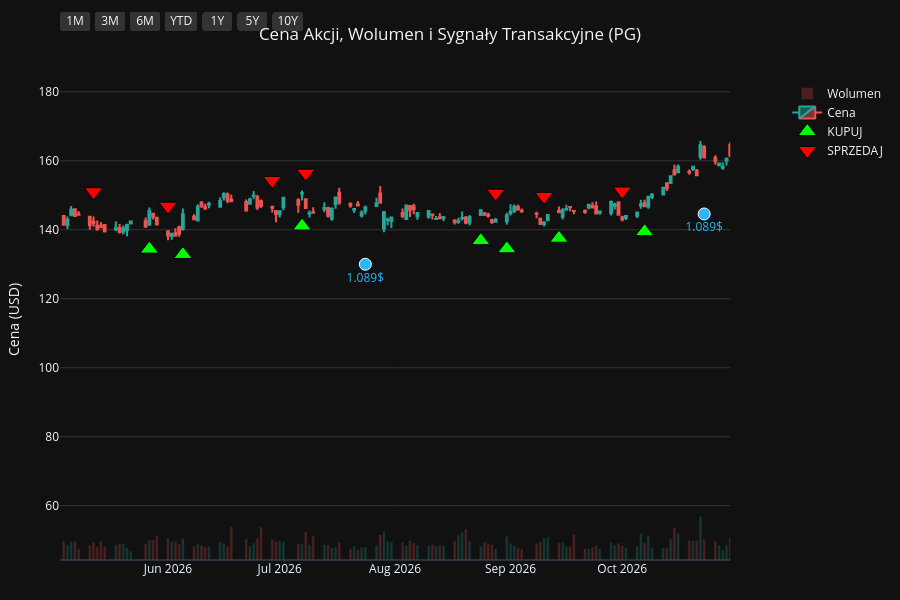
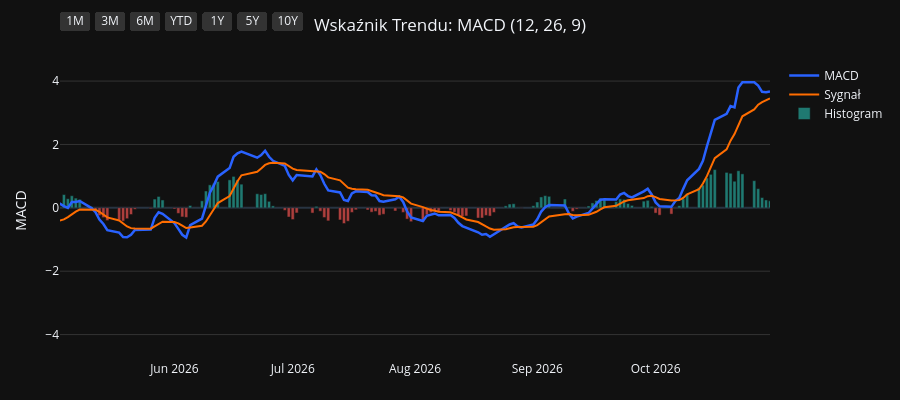
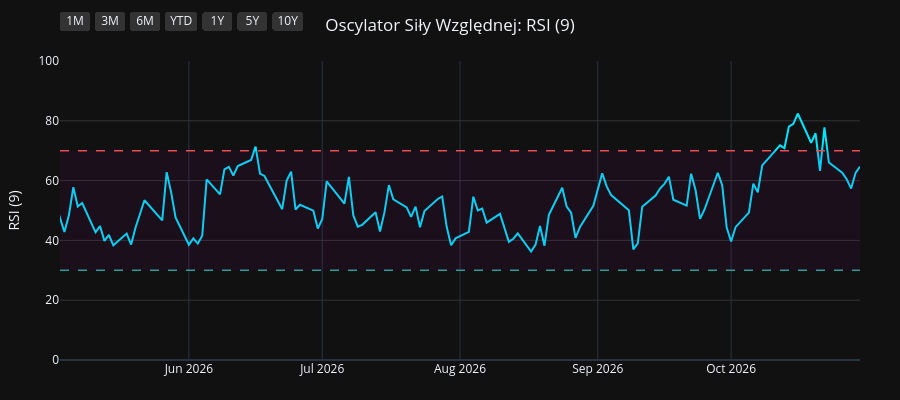
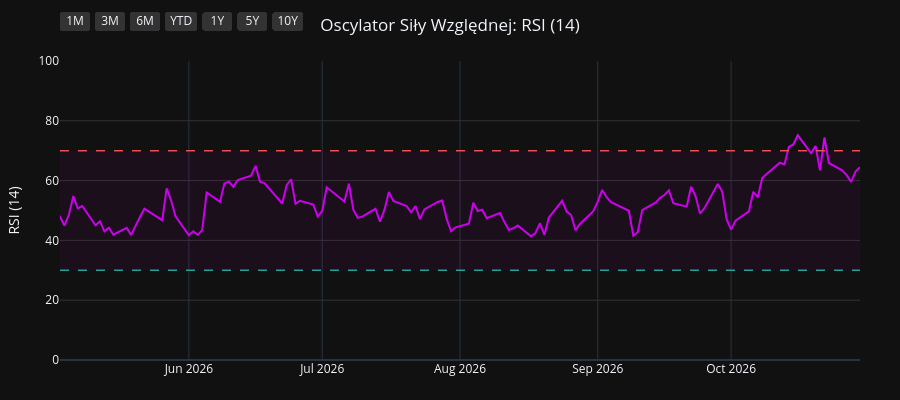

Notebook source saved alongside these figures, in order:
### Code cell
import os
import yfinance as yf
import pandas as pd
import pandas_ta as ta
import plotly.graph_objects as go
from plotly.subplots import make_subplots

# 1. Pobranie i przygotowanie danych
symbol = os.environ.get("STOCK_TICKER", "").strip().upper()
if not symbol:
    raise RuntimeError("Set STOCK_TICKER before running price_extractor.ipynb")
df = yf.Ticker(symbol).history(period="10y")
df.index = df.index.tz_localize(None)

# Wskaźniki i sygnały
df.ta.macd(fast=12, slow=26, signal=9, append=True)
df.ta.rsi(length=9, append=True)
df.ta.rsi(length=14, append=True)
df.ta.rsi(length=21, append=True)
df.dropna(inplace=True)

macd = df['MACD_12_26_9']
signal = df['MACDs_12_26_9']
wczorajszy_macd = macd.shift(1)
wczorajszy_signal = signal.shift(1)

df['Decyzja'] = 'BRAK'
df.loc[(macd > signal) & (wczorajszy_macd <= wczorajszy_signal), 'Decyzja'] = 'KUPUJ'
df.loc[(macd < signal) & (wczorajszy_macd >= wczorajszy_signal), 'Decyzja'] = 'SPRZEDAJ'

df_kupuj = df[df['Decyzja'] == 'KUPUJ']
df_sprzedaj = df[df['Decyzja'] == 'SPRZEDAJ']
df_dywidendy = df[df['Dividends'] > 0]
df_splity = df[df['Stock Splits'] > 0]

# Wspólna konfiguracja osi X
konfiguracja_osi_x = dict(
    type="date",
    showspikes=True, spikemode="across", spikesnap="cursor", spikedash="dot", spikecolor="#ffffff", spikethickness=1, hoverformat="%Y-%m-%d",
    rangeselector=dict(
        buttons=list([
            dict(count=1, label="1M", step="month", stepmode="backward"),
            dict(count=3, label="3M", step="month", stepmode="backward"),
            dict(count=6, label="6M", step="month", stepmode="backward"),
            dict(count=1, label="YTD", step="year", stepmode="todate"),
            dict(count=1, label="1Y", step="year", stepmode="backward"),
            dict(count=5, label="5Y", step="year", stepmode="backward"),
            dict(step="all", label="10Y")
        ]),
        bgcolor="#333333", activecolor="#2962ff", x=0, y=1.1
    )
)

# ==========================================
# WYKRES 1: CENA + WOLUMEN + SYGNAŁY
# ==========================================
fig1 = make_subplots(specs=[[{"secondary_y": True}]])

kolory_wolumenu = ['#26a69a' if row['Close'] >= row['Open'] else '#ef5350' for index, row in df.iterrows()]
fig1.add_trace(go.Bar(x=df.index, y=df['Volume'], marker_color=kolory_wolumenu, opacity=0.25, name='Wolumen'), secondary_y=True)
fig1.add_trace(go.Candlestick(x=df.index, open=df['Open'], high=df['High'], low=df['Low'], close=df['Close'], name='Cena', increasing_line_color='#26a69a', decreasing_line_color='#ef5350'), secondary_y=False)
fig1.add_trace(go.Scatter(x=df_kupuj.index, y=df_kupuj['Low'] * 0.95, customdata=df_kupuj[['Low', 'High']], mode='markers', marker=dict(symbol='triangle-up', size=16, color='#00ff00', line=dict(width=1, color='black')), name='KUPUJ', hovertemplate='KUPUJ<br>Najniższa: %{customdata[0]:.2f}<br>Najwyższa: %{customdata[1]:.2f}<extra></extra>'), secondary_y=False)
fig1.add_trace(go.Scatter(x=df_sprzedaj.index, y=df_sprzedaj['High'] * 1.05, customdata=df_sprzedaj[['Low', 'High']], mode='markers', marker=dict(symbol='triangle-down', size=16, color='#ff0000', line=dict(width=1, color='black')), name='SPRZEDAJ', hovertemplate='SPRZEDAJ<br>Najniższa: %{customdata[0]:.2f}<br>Najwyższa: %{customdata[1]:.2f}<extra></extra>'), secondary_y=False)

if not df_dywidendy.empty:
    fig1.add_trace(go.Scatter(x=df_dywidendy.index, y=df_dywidendy['Low'] * 0.90, mode='markers+text', marker=dict(symbol='circle', size=12, color='#29b6f6', line=dict(width=1, color='white')), text=df_dywidendy['Dividends'].apply(lambda x: f"{x}$"), textposition="bottom center", name='Dywidenda', showlegend=False, hovertemplate='Dywidenda: %{text}<extra></extra>', textfont=dict(color="#29b6f6")), secondary_y=False)
if not df_splity.empty:
                    fig1.add_trace(go.Scatter(x=df_splity.index, y=df_splity['High'], mode='markers+text', marker=dict(symbol='star', size=16, color='#ffee58', line=dict(width=1, color='black')), text=df_splity['Stock Splits'].apply(lambda x: f"{x:g}:1" if x >= 1 else f"1:{1 / x:g}"), textposition="top center", name='Split', hovertemplate='%{text}<extra></extra>', textfont=dict(color="#ffee58")), secondary_y=False)

fig1.update_layout(title=dict(text=f"Cena Akcji, Wolumen i Sygnały Transakcyjne ({symbol})", x=0.5, xanchor='center'), dragmode='pan', xaxis_rangeslider_visible=False, template='plotly_dark', height=600, hovermode='x unified', margin=dict(l=60, r=40, t=60, b=40))
fig1.update_xaxes(**konfiguracja_osi_x)
fig1.update_xaxes(range=[df.index.max() - pd.Timedelta(days=180), df.index.max()])
fig1.update_yaxes(title_text="Cena (USD)", secondary_y=False, gridcolor='#333333')
fig1.update_yaxes(range=[0, df['Volume'].max() * 4], showgrid=False, showticklabels=False, secondary_y=True)
fig1.show(config={'scrollZoom': True})

# ==========================================
# WYKRES 2: WSKAŹNIK MACD
# ==========================================
fig2 = go.Figure()
fig2.add_trace(go.Scatter(x=df.index, y=df['MACD_12_26_9'], line=dict(color='#2962ff', width=2.5), name='MACD'))
fig2.add_trace(go.Scatter(x=df.index, y=df['MACDs_12_26_9'], line=dict(color='#ff6d00', width=2), name='Sygnał'))
kolory_macd = ['#26a69a' if val >= 0 else '#ef5350' for val in df['MACDh_12_26_9']]
fig2.add_trace(go.Bar(x=df.index, y=df['MACDh_12_26_9'], marker_color=kolory_macd, name='Histogram', opacity=0.7))
fig2.update_layout(title=dict(text="Wskaźnik Trendu: MACD (12, 26, 9)", x=0.5, xanchor='center'), dragmode='pan', xaxis_rangeslider_visible=False, template='plotly_dark', height=400, hovermode='x unified', margin=dict(l=60, r=40, t=60, b=40))
fig2.update_xaxes(**konfiguracja_osi_x)
fig2.update_xaxes(range=[df.index.max() - pd.Timedelta(days=180), df.index.max()])
fig2.update_yaxes(title_text="MACD", gridcolor='#333333')
fig2.show(config={'scrollZoom': True})

# ==========================================
# WYKRES 3: OSCYLATOR RSI (9)
# ==========================================
fig3 = go.Figure()
fig3.add_trace(go.Scatter(x=df.index, y=df['RSI_9'], line=dict(color='#00e5ff', width=2), name='RSI (9)'))
fig3.add_hline(y=70, line_dash="dash", line_color="#ef5350", line_width=1.5)
fig3.add_hline(y=30, line_dash="dash", line_color="#26a69a", line_width=1.5)
fig3.add_hrect(y0=30, y1=70, line_width=0, fillcolor="purple", opacity=0.1)
fig3.update_layout(title=dict(text="Oscylator Siły Względnej: RSI (9)", x=0.5, xanchor='center'), dragmode='pan', xaxis_rangeslider_visible=False, template='plotly_dark', height=400, hovermode='x unified', margin=dict(l=60, r=40, t=60, b=40))
fig3.update_xaxes(**konfiguracja_osi_x)
fig3.update_xaxes(range=[df.index.max() - pd.Timedelta(days=180), df.index.max()])
fig3.update_yaxes(title_text="RSI (9)", range=[0, 100], gridcolor='#333333')
fig3.show(config={'scrollZoom': True})

# ==========================================
# WYKRES 4: OSCYLATOR RSI (14)
# ==========================================
fig4 = go.Figure()
fig4.add_trace(go.Scatter(x=df.index, y=df['RSI_14'], line=dict(color='#d500f9', width=2), name='RSI (14)'))
fig4.add_hline(y=70, line_dash="dash", line_color="#ef5350", line_width=1.5)
fig4.add_hline(y=30, line_dash="dash", line_color="#26a69a", line_width=1.5)
fig4.add_hrect(y0=30, y1=70, line_width=0, fillcolor="purple", opacity=0.1)
fig4.update_layout(title=dict(text="Oscylator Siły Względnej: RSI (14)", x=0.5, xanchor='center'), dragmode='pan', xaxis_rangeslider_visible=False, template='plotly_dark', height=400, hovermode='x unified', margin=dict(l=60, r=40, t=60, b=40))
fig4.update_xaxes(**konfiguracja_osi_x)
fig4.update_xaxes(range=[df.index.max() - pd.Timedelta(days=180), df.index.max()])
fig4.update_yaxes(title_text="RSI (14)", range=[0, 100], gridcolor='#333333')
fig4.show(config={'scrollZoom': True})

# ==========================================
# WYKRES 5: OSCYLATOR RSI (21)
# ==========================================
fig5 = go.Figure()
fig5.add_trace(go.Scatter(x=df.index, y=df['RSI_21'], line=dict(color='#64dd17', width=2), name='RSI (21)'))
fig5.add_hline(y=70, line_dash="dash", line_color="#ef5350", line_width=1.5)
fig5.add_hline(y=30, line_dash="dash", line_color="#26a69a", line_width=1.5)
fig5.add_hrect(y0=30, y1=70, line_width=0, fillcolor="purple", opacity=0.1)
fig5.update_layout(title=dict(text="Oscylator Siły Względnej: RSI (21)", x=0.5, xanchor='center'), dragmode='pan', xaxis_rangeslider_visible=False, template='plotly_dark', height=400, hovermode='x unified', margin=dict(l=60, r=40, t=60, b=40))
fig5.update_xaxes(**konfiguracja_osi_x)
fig5.update_xaxes(range=[df.index.max() - pd.Timedelta(days=180), df.index.max()])
fig5.update_yaxes(title_text="RSI (21)", range=[0, 100], gridcolor='#333333')
fig5.show(config={'scrollZoom': True})

### Figure 1 — Plotly figure (JSON) as saved in the notebook; plotly's stock layout.template omitted (floating-point values rounded to 4 significant figures; data arrays with more than 128 entries replaced by an {"elided": "..."} marker saying what was removed)
{"data": [{"marker": {"color": {"elided": "2481 str values"}}, "name": "Wolumen", "opacity": 0.25, "type": "bar", "x": {"elided": "2481 str values"}, "xaxis": "x", "y": {"elided": "2481 int values"}, "yaxis": "y2"}, {"close": {"elided": "2481 float values"}, "decreasing": {"line": {"color": "#ef5350"}}, "high": {"elided": "2481 float values"}, "increasing": {"line": {"color": "#26a69a"}}, "low": {"elided": "2481 float values"}, "name": "Cena", "open": {"elided": "2481 float values"}, "type": "candlestick", "x": {"elided": "2481 str values"}, "xaxis": "x", "yaxis": "y"}, {"customdata": {"elided": "103x2 float values"}, "hovertemplate": "KUPUJ<br>Najniższa: %{customdata[0]:.2f}<br>Najwyższa: %{customdata[1]:.2f}<extra></extra>", "marker": {"color": "#00ff00", "line": {"color": "black", "width": 1}, "size": 16, "symbol": "triangle-up"}, "mode": "markers", "name": "KUPUJ", "type": "scatter", "x": ["2017-01-17T00:00:00", "2017-02-15T00:00:00", "2017-04-18T00:00:00", "2017-04-25T00:00:00", "2017-05-19T00:00:00", "2017-07-18T00:00:00", "2017-09-20T00:00:00", "2017-10-13T00:00:00", "2017-11-08T00:00:00", "2018-01-22T00:00:00", "2018-02-20T00:00:00", "2018-02-22T00:00:00", "2018-03-02T00:00:00", "2018-03-28T00:00:00", "2018-05-09T00:00:00", "2018-07-27T00:00:00", "2018-08-16T00:00:00", "2018-09-19T00:00:00", "2018-10-19T00:00:00", "2018-12-14T00:00:00", "2019-01-18T00:00:00", "2019-01-23T00:00:00", "2019-03-14T00:00:00", "2019-04-08T00:00:00", "2019-04-15T00:00:00", "2019-05-16T00:00:00", "2019-06-07T00:00:00", "2019-07-03T00:00:00", "2019-07-30T00:00:00", "2019-08-16T00:00:00", "2019-08-27T00:00:00", "2019-09-26T00:00:00", "2019-10-23T00:00:00", "2019-11-19T00:00:00", "2019-11-26T00:00:00", "2020-01-15T00:00:00", "2020-02-05T00:00:00", "2020-02-21T00:00:00", "2020-03-30T00:00:00", "2020-05-28T00:00:00", "2020-07-01T00:00:00", "2020-08-25T00:00:00", "2020-10-06T00:00:00", "2020-11-06T00:00:00", "2020-11-12T00:00:00", "2020-12-17T00:00:00", "2021-02-10T00:00:00", "2021-03-08T00:00:00", "2021-05-10T00:00:00", "2021-06-28T00:00:00", "2021-08-13T00:00:00", "2021-09-14T00:00:00", "2021-10-11T00:00:00", "2021-10-26T00:00:00", "2021-12-06T00:00:00", "2022-02-03T00:00:00", "2022-03-18T00:00:00", "2022-06-02T00:00:00", "2022-06-23T00:00:00", "2022-07-25T00:00:00", "2022-08-03T00:00:00", "2022-10-17T00:00:00", "2023-02-17T00:00:00", "2023-04-21T00:00:00", "2023-06-13T00:00:00", "2023-07-20T00:00:00", "2023-09-18T00:00:00", "2023-10-16T00:00:00", "2023-11-30T00:00:00", "2023-12-28T00:00:00", "2024-02-23T00:00:00", "2024-04-19T00:00:00", "2024-06-10T00:00:00", "2024-06-18T00:00:00", "2024-07-17T00:00:00", "2024-08-05T00:00:00", "2024-08-20T00:00:00", "2024-08-30T00:00:00", "2024-10-15T00:00:00", "2024-11-13T00:00:00", "2025-01-22T00:00:00", "2025-02-21T00:00:00", "2025-04-01T00:00:00", "2025-04-14T00:00:00", "2025-05-15T00:00:00", "2025-07-02T00:00:00", "2025-07-22T00:00:00", "2025-08-11T00:00:00", "2025-09-17T00:00:00", "2025-10-20T00:00:00", "2025-11-13T00:00:00", "2025-11-18T00:00:00", "2025-12-16T00:00:00", "2026-01-12T00:00:00", "2026-02-23T00:00:00", "2026-04-08T00:00:00", "2026-05-27T00:00:00", "2026-06-05T00:00:00", "2026-07-07T00:00:00", "2026-08-24T00:00:00", "2026-08-31T00:00:00", "2026-09-14T00:00:00", "2026-10-07T00:00:00"], "xaxis": "x", "y": [60.75, 65.56, 65.95, 65.81, 63.02, 64.34, 69.56, 68.64, 64.83, 68.32, 61.02, 60.34, 59.02, 58.67, 54.49, 60.91, 63.09, 64.21, 65.62, 74.25, 70.95, 72.97, 78.5, 80.67, 81.67, 83.66, 84.56, 87.78, 93.85, 92.9, 94.62, 97.58, 96.86, 96.3, 95.73, 99.38, 100.3, 100.8, 88.13, 92.5, 95.72, 111.6, 112.5, 116.0, 114.9, 112.4, 104.9, 102.7, 111.9, 111.1, 118.4, 120.3, 117.7, 118.0, 125.4, 135.7, 124.5, 120.4, 117.3, 121.1, 119.8, 107.0, 117.6, 133.9, 125.0, 129.2, 133.9, 126.9, 131.7, 127.3, 141.4, 136.5, 147.6, 148.4, 148.7, 149.0, 150.3, 151.7, 154.5, 149.0, 147.9, 150.1, 153.0, 150.0, 144.5, 145.6, 142.0, 140.6, 145.2, 138.7, 136.3, 134.3, 133.5, 130.8, 149.0, 131.9, 134.4, 132.8, 141.1, 136.8, 134.5, 137.6, 139.4], "yaxis": "y"}, {"customdata": {"elided": "103x2 float values"}, "hovertemplate": "SPRZEDAJ<br>Najniższa: %{customdata[0]:.2f}<br>Najwyższa: %{customdata[1]:.2f}<extra></extra>", "marker": {"color": "#ff0000", "line": {"color": "black", "width": 1}, "size": 16, "symbol": "triangle-down"}, "mode": "markers", "name": "SPRZEDAJ", "type": "scatter", "x": ["2017-01-10T00:00:00", "2017-02-14T00:00:00", "2017-03-02T00:00:00", "2017-04-21T00:00:00", "2017-04-26T00:00:00", "2017-06-27T00:00:00", "2017-08-23T00:00:00", "2017-09-21T00:00:00", "2017-10-20T00:00:00", "2018-01-02T00:00:00", "2018-01-23T00:00:00", "2018-02-21T00:00:00", "2018-03-01T00:00:00", "2018-03-22T00:00:00", "2018-04-19T00:00:00", "2018-07-19T00:00:00", "2018-08-10T00:00:00", "2018-08-23T00:00:00", "2018-09-25T00:00:00", "2018-11-20T00:00:00", "2018-12-17T00:00:00", "2019-01-22T00:00:00", "2019-02-25T00:00:00", "2019-04-04T00:00:00", "2019-04-10T00:00:00", "2019-04-23T00:00:00", "2019-05-22T00:00:00", "2019-06-27T00:00:00", "2019-07-23T00:00:00", "2019-08-05T00:00:00", "2019-08-23T00:00:00", "2019-09-10T00:00:00", "2019-10-02T00:00:00", "2019-11-05T00:00:00", "2019-11-22T00:00:00", "2019-12-23T00:00:00", "2020-01-31T00:00:00", "2020-02-11T00:00:00", "2020-02-24T00:00:00", "2020-04-29T00:00:00", "2020-06-24T00:00:00", "2020-08-19T00:00:00", "2020-08-26T00:00:00", "2020-10-22T00:00:00", "2020-11-09T00:00:00", "2020-11-18T00:00:00", "2021-01-13T00:00:00", "2021-02-26T00:00:00", "2021-04-14T00:00:00", "2021-05-27T00:00:00", "2021-08-11T00:00:00", "2021-08-23T00:00:00", "2021-09-16T00:00:00", "2021-10-21T00:00:00", "2021-11-30T00:00:00", "2022-01-06T00:00:00", "2022-02-07T00:00:00", "2022-05-02T00:00:00", "2022-06-09T00:00:00", "2022-07-20T00:00:00", "2022-07-29T00:00:00", "2022-08-24T00:00:00", "2022-12-15T00:00:00", "2023-04-18T00:00:00", "2023-05-04T00:00:00", "2023-07-11T00:00:00", "2023-08-14T00:00:00", "2023-09-20T00:00:00", "2023-11-20T00:00:00", "2023-12-05T00:00:00", "2024-02-12T00:00:00", "2024-02-26T00:00:00", "2024-05-23T00:00:00", "2024-06-12T00:00:00", "2024-06-25T00:00:00", "2024-07-30T00:00:00", "2024-08-15T00:00:00", "2024-08-28T00:00:00", "2024-09-18T00:00:00", "2024-10-23T00:00:00", "2024-12-09T00:00:00", "2025-02-18T00:00:00", "2025-03-12T00:00:00", "2025-04-04T00:00:00", "2025-04-24T00:00:00", "2025-06-06T00:00:00", "2025-07-09T00:00:00", "2025-07-31T00:00:00", "2025-09-15T00:00:00", "2025-09-18T00:00:00", "2025-11-04T00:00:00", "2025-11-17T00:00:00", "2025-12-04T00:00:00", "2026-01-05T00:00:00", "2026-02-19T00:00:00", "2026-03-03T00:00:00", "2026-05-12T00:00:00", "2026-06-01T00:00:00", "2026-06-29T00:00:00", "2026-07-08T00:00:00", "2026-08-28T00:00:00", "2026-09-10T00:00:00", "2026-10-01T00:00:00"], "xaxis": "x", "y": [67.59, 71.18, 73.9, 72.59, 73.17, 72.65, 75.93, 77.44, 74.27, 75.89, 75.04, 68.05, 65.95, 64.49, 63.57, 67.09, 69.26, 70.82, 71.51, 80.16, 82.47, 79.03, 86.53, 89.3, 90.45, 90.32, 92.87, 95.66, 101.3, 101.5, 104.9, 105.8, 108.0, 105.1, 106.0, 110.6, 112.2, 111.6, 111.9, 105.0, 105.0, 122.1, 124.8, 128.5, 132.3, 127.9, 124.3, 115.0, 123.0, 126.1, 131.4, 133.3, 133.2, 130.3, 137.1, 152.5, 150.6, 151.2, 137.1, 134.6, 133.8, 138.3, 143.8, 144.3, 150.0, 142.8, 151.8, 149.2, 146.5, 148.0, 153.8, 157.3, 165.2, 164.7, 165.9, 160.5, 167.7, 169.2, 173.8, 169.2, 172.7, 165.8, 171.9, 173.6, 162.0, 166.3, 159.2, 154.0, 160.6, 161.1, 152.5, 151.0, 150.4, 144.2, 164.4, 166.7, 151.0, 146.8, 154.3, 156.4, 150.6, 149.7, 151.2], "yaxis": "y"}, {"hovertemplate": "Dywidenda: %{text}<extra></extra>", "marker": {"color": "#29b6f6", "line": {"color": "white", "width": 1}, "size": 12, "symbol": "circle"}, "mode": "markers+text", "name": "Dywidenda", "showlegend": false, "text": ["0.67$", "0.69$", "0.69$", "0.69$", "0.69$", "0.717$", "0.717$", "0.717$", "0.717$", "0.746$", "0.746$", "0.746$", "0.746$", "0.791$", "0.791$", "0.791$", "0.791$", "0.87$", "0.87$", "0.87$", "0.87$", "0.913$", "0.913$", "0.913$", "0.913$", "0.941$", "0.941$", "0.941$", "0.941$", "1.007$", "1.007$", "1.007$", "1.007$", "1.057$", "1.057$", "1.057$", "1.057$", "1.089$", "1.089$", "1.089$"], "textfont": {"color": "#29b6f6"}, "textposition": "bottom center", "type": "scatter", "x": ["2017-01-18T00:00:00", "2017-04-19T00:00:00", "2017-07-19T00:00:00", "2017-10-19T00:00:00", "2018-01-18T00:00:00", "2018-04-19T00:00:00", "2018-07-19T00:00:00", "2018-10-18T00:00:00", "2019-01-17T00:00:00", "2019-04-17T00:00:00", "2019-07-18T00:00:00", "2019-10-17T00:00:00", "2020-01-23T00:00:00", "2020-04-23T00:00:00", "2020-07-23T00:00:00", "2020-10-22T00:00:00", "2021-01-21T00:00:00", "2021-04-22T00:00:00", "2021-07-22T00:00:00", "2021-10-21T00:00:00", "2022-01-20T00:00:00", "2022-04-21T00:00:00", "2022-07-21T00:00:00", "2022-10-20T00:00:00", "2023-01-19T00:00:00", "2023-04-20T00:00:00", "2023-07-20T00:00:00", "2023-10-19T00:00:00", "2024-01-18T00:00:00", "2024-04-18T00:00:00", "2024-07-19T00:00:00", "2024-10-18T00:00:00", "2025-01-24T00:00:00", "2025-04-21T00:00:00", "2025-07-18T00:00:00", "2025-10-24T00:00:00", "2026-01-23T00:00:00", "2026-04-24T00:00:00", "2026-07-24T00:00:00", "2026-10-23T00:00:00"], "xaxis": "x", "y": [58.5, 62.37, 61.53, 64.49, 63.94, 53.4, 56.56, 58.6, 66.71, 78.33, 85.91, 87.78, 93.68, 90.04, 96.4, 108.9, 101.3, 104.8, 107.5, 110.1, 127.4, 129.9, 111.9, 102.7, 116.1, 123.5, 122.4, 122.4, 122.9, 131.3, 141.6, 143.5, 139.9, 141.7, 133.4, 132.5, 131.9, 131.0, 130.0, 144.6], "yaxis": "y"}], "layout": {"dragmode": "pan", "height": 600, "hovermode": "x unified", "margin": {"b": 40, "l": 60, "r": 40, "t": 60}, "title": {"text": "Cena Akcji, Wolumen i Sygnały Transakcyjne (PG)", "x": 0.5, "xanchor": "center"}, "xaxis": {"anchor": "y", "domain": [0.0, 0.94], "hoverformat": "%Y-%m-%d", "range": ["2026-05-03T00:00:00", "2026-10-30T00:00:00"], "rangeselector": {"activecolor": "#2962ff", "bgcolor": "#333333", "buttons": [{"count": 1, "label": "1M", "step": "month", "stepmode": "backward"}, {"count": 3, "label": "3M", "step": "month", "stepmode": "backward"}, {"count": 6, "label": "6M", "step": "month", "stepmode": "backward"}, {"count": 1, "label": "YTD", "step": "year", "stepmode": "todate"}, {"count": 1, "label": "1Y", "step": "year", "stepmode": "backward"}, {"count": 5, "label": "5Y", "step": "year", "stepmode": "backward"}, {"label": "10Y", "step": "all"}], "x": 0, "y": 1.1}, "rangeslider": {"visible": false}, "showspikes": true, "spikecolor": "#ffffff", "spikedash": "dot", "spikemode": "across", "spikesnap": "cursor", "spikethickness": 1, "type": "date"}, "yaxis": {"anchor": "x", "domain": [0.0, 1.0], "gridcolor": "#333333", "title": {"text": "Cena (USD)"}}, "yaxis2": {"anchor": "x", "overlaying": "y", "range": [0, 242483600], "showgrid": false, "showticklabels": false, "side": "right"}}}

### Figure 2 — Plotly figure (JSON) as saved in the notebook; plotly's stock layout.template omitted (floating-point values rounded to 4 significant figures; data arrays with more than 128 entries replaced by an {"elided": "..."} marker saying what was removed)
{"data": [{"line": {"color": "#2962ff", "width": 2.5}, "name": "MACD", "type": "scatter", "x": {"elided": "2481 str values"}, "y": {"elided": "2481 float values"}}, {"line": {"color": "#ff6d00", "width": 2}, "name": "Sygnał", "type": "scatter", "x": {"elided": "2481 str values"}, "y": {"elided": "2481 float values"}}, {"marker": {"color": {"elided": "2481 str values"}}, "name": "Histogram", "opacity": 0.7, "type": "bar", "x": {"elided": "2481 str values"}, "y": {"elided": "2481 float values"}}], "layout": {"dragmode": "pan", "height": 400, "hovermode": "x unified", "margin": {"b": 40, "l": 60, "r": 40, "t": 60}, "title": {"text": "Wskaźnik Trendu: MACD (12, 26, 9)", "x": 0.5, "xanchor": "center"}, "xaxis": {"hoverformat": "%Y-%m-%d", "range": ["2026-05-03T00:00:00", "2026-10-30T00:00:00"], "rangeselector": {"activecolor": "#2962ff", "bgcolor": "#333333", "buttons": [{"count": 1, "label": "1M", "step": "month", "stepmode": "backward"}, {"count": 3, "label": "3M", "step": "month", "stepmode": "backward"}, {"count": 6, "label": "6M", "step": "month", "stepmode": "backward"}, {"count": 1, "label": "YTD", "step": "year", "stepmode": "todate"}, {"count": 1, "label": "1Y", "step": "year", "stepmode": "backward"}, {"count": 5, "label": "5Y", "step": "year", "stepmode": "backward"}, {"label": "10Y", "step": "all"}], "x": 0, "y": 1.1}, "rangeslider": {"visible": false}, "showspikes": true, "spikecolor": "#ffffff", "spikedash": "dot", "spikemode": "across", "spikesnap": "cursor", "spikethickness": 1, "type": "date"}, "yaxis": {"gridcolor": "#333333", "title": {"text": "MACD"}}}}

### Figure 3 — Plotly figure (JSON) as saved in the notebook; plotly's stock layout.template omitted (floating-point values rounded to 4 significant figures; data arrays with more than 128 entries replaced by an {"elided": "..."} marker saying what was removed)
{"data": [{"line": {"color": "#00e5ff", "width": 2}, "name": "RSI (9)", "type": "scatter", "x": {"elided": "2481 str values"}, "y": {"elided": "2481 float values"}}], "layout": {"dragmode": "pan", "height": 400, "hovermode": "x unified", "margin": {"b": 40, "l": 60, "r": 40, "t": 60}, "shapes": [{"line": {"color": "#ef5350", "dash": "dash", "width": 1.5}, "type": "line", "x0": 0, "x1": 1, "xref": "x domain", "y0": 70, "y1": 70, "yref": "y"}, {"line": {"color": "#26a69a", "dash": "dash", "width": 1.5}, "type": "line", "x0": 0, "x1": 1, "xref": "x domain", "y0": 30, "y1": 30, "yref": "y"}, {"fillcolor": "purple", "line": {"width": 0}, "opacity": 0.1, "type": "rect", "x0": 0, "x1": 1, "xref": "x domain", "y0": 30, "y1": 70, "yref": "y"}], "title": {"text": "Oscylator Siły Względnej: RSI (9)", "x": 0.5, "xanchor": "center"}, "xaxis": {"hoverformat": "%Y-%m-%d", "range": ["2026-05-03T00:00:00", "2026-10-30T00:00:00"], "rangeselector": {"activecolor": "#2962ff", "bgcolor": "#333333", "buttons": [{"count": 1, "label": "1M", "step": "month", "stepmode": "backward"}, {"count": 3, "label": "3M", "step": "month", "stepmode": "backward"}, {"count": 6, "label": "6M", "step": "month", "stepmode": "backward"}, {"count": 1, "label": "YTD", "step": "year", "stepmode": "todate"}, {"count": 1, "label": "1Y", "step": "year", "stepmode": "backward"}, {"count": 5, "label": "5Y", "step": "year", "stepmode": "backward"}, {"label": "10Y", "step": "all"}], "x": 0, "y": 1.1}, "rangeslider": {"visible": false}, "showspikes": true, "spikecolor": "#ffffff", "spikedash": "dot", "spikemode": "across", "spikesnap": "cursor", "spikethickness": 1, "type": "date"}, "yaxis": {"gridcolor": "#333333", "range": [0, 100], "title": {"text": "RSI (9)"}}}}

### Figure 4 — Plotly figure (JSON) as saved in the notebook; plotly's stock layout.template omitted (floating-point values rounded to 4 significant figures; data arrays with more than 128 entries replaced by an {"elided": "..."} marker saying what was removed)
{"data": [{"line": {"color": "#d500f9", "width": 2}, "name": "RSI (14)", "type": "scatter", "x": {"elided": "2481 str values"}, "y": {"elided": "2481 float values"}}], "layout": {"dragmode": "pan", "height": 400, "hovermode": "x unified", "margin": {"b": 40, "l": 60, "r": 40, "t": 60}, "shapes": [{"line": {"color": "#ef5350", "dash": "dash", "width": 1.5}, "type": "line", "x0": 0, "x1": 1, "xref": "x domain", "y0": 70, "y1": 70, "yref": "y"}, {"line": {"color": "#26a69a", "dash": "dash", "width": 1.5}, "type": "line", "x0": 0, "x1": 1, "xref": "x domain", "y0": 30, "y1": 30, "yref": "y"}, {"fillcolor": "purple", "line": {"width": 0}, "opacity": 0.1, "type": "rect", "x0": 0, "x1": 1, "xref": "x domain", "y0": 30, "y1": 70, "yref": "y"}], "title": {"text": "Oscylator Siły Względnej: RSI (14)", "x": 0.5, "xanchor": "center"}, "xaxis": {"hoverformat": "%Y-%m-%d", "range": ["2026-05-03T00:00:00", "2026-10-30T00:00:00"], "rangeselector": {"activecolor": "#2962ff", "bgcolor": "#333333", "buttons": [{"count": 1, "label": "1M", "step": "month", "stepmode": "backward"}, {"count": 3, "label": "3M", "step": "month", "stepmode": "backward"}, {"count": 6, "label": "6M", "step": "month", "stepmode": "backward"}, {"count": 1, "label": "YTD", "step": "year", "stepmode": "todate"}, {"count": 1, "label": "1Y", "step": "year", "stepmode": "backward"}, {"count": 5, "label": "5Y", "step": "year", "stepmode": "backward"}, {"label": "10Y", "step": "all"}], "x": 0, "y": 1.1}, "rangeslider": {"visible": false}, "showspikes": true, "spikecolor": "#ffffff", "spikedash": "dot", "spikemode": "across", "spikesnap": "cursor", "spikethickness": 1, "type": "date"}, "yaxis": {"gridcolor": "#333333", "range": [0, 100], "title": {"text": "RSI (14)"}}}}
